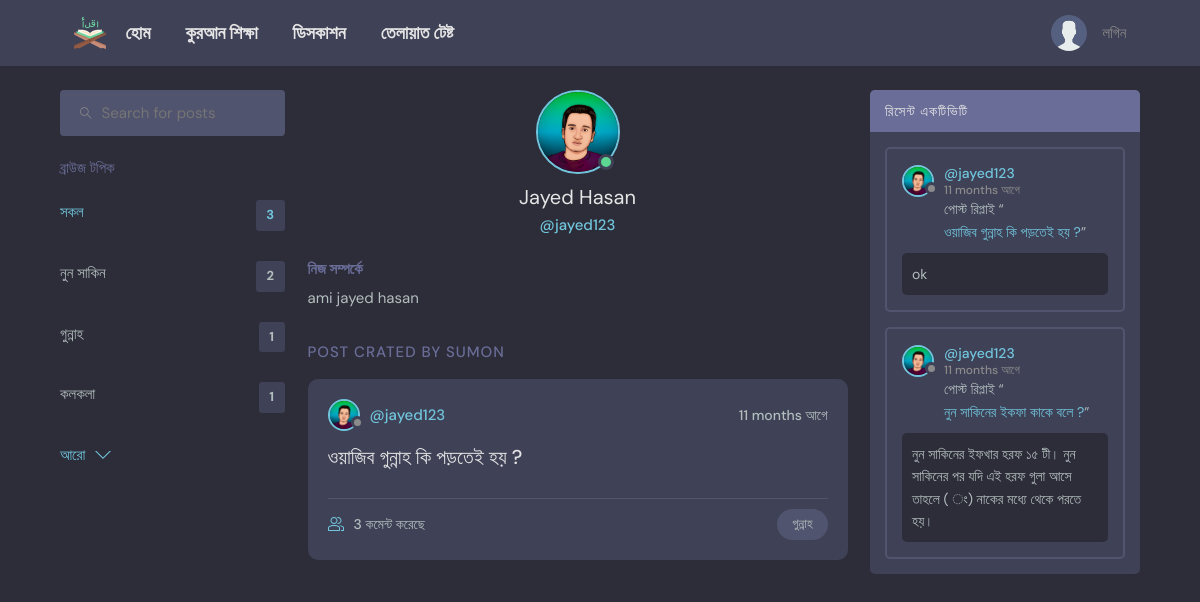
The app's page /profile/2/ with its own data.
### base/models.py (models this page shows, shortened)
class Topic(models.Model):
    name = models.CharField(max_length=200)

class User(AbstractUser):
    name = models.CharField(max_length=200, null=True)
    email = models.EmailField(unique=True, null=True)
    bio = models.TextField(null=True)
    avatar = models.ImageField(null=True, default="avatar.svg")
    USERNAME_FIELD = 'email' # jokhn admin e dhukte jabo eta off kore dibo
    REQUIRED_FIELDS = []

class Room(models.Model):
    host = models.ForeignKey(User, on_delete=models.SET_NULL, null=True)
    topic = models.ForeignKey(Topic, on_delete=models.SET_NULL, null=True)
    name = models.CharField(max_length=200)
    description = models.TextField(null=True, blank=True)
    participants = models.ManyToManyField(User, related_name='participants', blank=True)
    updated = models.DateTimeField(auto_now=True)
    created = models.DateTimeField(auto_now_add=True)
    class Meta:
        ordering = ['-updated', '-created']
    def __str__(self):
        return self.name

class Message(models.Model):
    user = models.ForeignKey(User, on_delete=models.CASCADE)
    room = models.ForeignKey(Room, on_delete=models.CASCADE)
    body = models.TextField()
    updated = models.DateTimeField(auto_now=True)
    created = models.DateTimeField(auto_now_add=True)
    class Meta:
        ordering = ['-updated', '-created']

### base/views.py (the view)
# urls.py: path('profile/<str:pk>/', views.userProfile, name="user-profile"),
def userProfile(request, pk):
    user = User.objects.get(id=pk)
    rooms = user.room_set.all()
    room_messages = user.message_set.all()
    topics = Topic.objects.all()
    context = {'user': user, 'rooms': rooms,
               'room_messages': room_messages, 'topics': topics}
    return render(request, 'base/profile.html', context)

### base/templates/base/profile.html (shortened to what this page needs)
{% extends 'main.html' %}
{% block content %}
<main class="profile-page layout layout--3">
  <div class="container">
    {% include 'base/topics_component.html' %}
    <div class="roomList">
      <div class="profile">
        <div class="profile__avatar">
          <div class="avatar avatar--large active">
            <img src="{{user.avatar.url}}" />
          </div>
        </div>
        <div class="profile__info">
          <h3>{{user.name}}</h3>
          <p>@{{user.username}}</p>
        </div>
        <div class="profile__about">
          <h3>নিজ সম্পর্কে</h3>
          <p>
            {{user.bio}}
          </p>
        </div>
      </div>
      <div class="roomList__header">
        <div>
          <h2>post crated by sumon</a>
          </h2>
        </div>
      </div>
      {% include 'base/feed_component.html' %}
    </div>
    {% include 'base/activity_component.html' %}
  </div>
</main>
{% endblock content %}

### templates/main.html (shortened to what this page needs)
<!DOCTYPE html>
{% load static %}
<html lang="en">
<head>
    <link rel="stylesheet" href="{% static 'styles/style.css' %}" />
</head>
<body>
    {% include 'navbar.html' %}
    {% block content %}
    {% endblock %}
</body>
</html>

### templates/navbar.html (shortened to what this page needs)
{% load static %}
<header class="header header--loggedIn">
    <div class="container">
        <a href="{% url 'index' %}" class="header__logo">
            <img src="{% static 'images/quran.png' %}" />
            <h1 style="font-size: 120%">হোম</h1>
        </a>
        <a href="{% url 'shurur-kotha' %}" class="header__logo">
            <h1 style="font-size: 120%">কুরআন শিক্ষা</h1>
        </a>
        <a href="{% url 'home' %}" class="header__logo">
            <h1 style="font-size: 120%">ডিসকাশন</h1>
        </a>
        <a href="{% url 'telawat-home' %}" class="header__logo">
            <h1 style="font-size: 120%">তেলায়াত টেষ্ট</h1>
        </a>
        <nav class="header__menu">
            {% if request.user.is_authenticated %}
            <div class="header__user">
                <a href="{% url 'update-user' %}">
                    <div class="avatar avatar--medium active">
                        <img src="{{request.user.avatar.url}}" />
                    </div>
                    <p>{{request.user.username}} <span>@{{request.user.username}}</span></p>
                </a>
                <button class="dropdown-button">
                    <svg version="1.1" xmlns="http://www.w3.org/2000/svg" width="32" height="32" viewBox="0 0 32 32">
                        <title>chevron-down</title>
                        <path d="M16 21l-13-13h-3l16 16 16-16h-3l-13 13z"></path>
                    </svg>
                </button>
            </div>
            {% else %}
            <a href="{% url 'login' %}">
                <img src="{% static 'images/avatar.svg' %}" />
                <p>লগিন</p>
            </a>
            {% endif %}
        </nav>
    </div>
</header>

### base/templates/base/topics_component.html (shortened to what this page needs)
<div class="topics">
    <div class="topics__header">
        <form class="header__search" method="GET" action="{% url 'home' %}">
            <label>
                <input name="q" placeholder="Search for posts" />
            </label>
        </form>
    </div>
    <div class="topics__header">
        <h2>ব্রাউজ টপিক</h2>
    </div>
    <ul class="topics__list">
        <li>
            <a href="{% url 'home' %}" class="active">সকল <span>{{topics.count}}</span></a>
        </li>
        {% for topic in topics %}
        <li>
            <a href="{% url 'home' %}?q={{topic.name}}">{{topic.name}}<span>{{topic.room_set.all.count}}</span></a>
        </li>
        {% endfor %}
    </ul>
    <a class="btn btn--link" href="{% url 'topics' %}">
        আরো
        <svg version="1.1" xmlns="http://www.w3.org/2000/svg" width="32" height="32" viewBox="0 0 32 32">
            <title>chevron-down</title>
            <path d="M16 21l-13-13h-3l16 16 16-16h-3l-13 13z"></path>
        </svg>
    </a>
</div>

### base/templates/base/feed_component.html (shortened to what this page needs)
{% for room in rooms %}
<div class="roomListRoom">
    <div class="roomListRoom__header">
        <a href="{% url 'user-profile' room.host.id %}" class="roomListRoom__author">
            <div class="avatar avatar--small">
                <img src="{{room.host.avatar.url}}" />
            </div>
            <span>@{{room.host.username}}</span>
        </a>
        <div class="roomListRoom__actions">
            <span>{{room.created|timesince}} আগে</span>
        </div>
    </div>
    <div class="roomListRoom__content">
        <a href="{% url 'room' room.id %}">{{room.name}}</a>
    </div>
    <div class="roomListRoom__meta">
        <a href="{% url 'room' room.id %}" class="roomListRoom__joined">
            {{room.participants.all.count}} কমেন্ট করেছে
        </a>
        <p class="roomListRoom__topic">{{room.topic.name}}</p>
    </div>
</div>
{% endfor %}

### base/templates/base/activity_component.html (shortened to what this page needs)
<div class="activities">
    <div class="activities__header">
        <h2>রিসেন্ট একটিভিটি</h2>
    </div>
    {% for message in room_messages %}
    <div class="activities__box">
        <div class="activities__boxHeader roomListRoom__header">
            <a href="{% url 'user-profile' message.user.id %}" class="roomListRoom__author">
                <div class="avatar avatar--small">
                    <img src="{{message.user.avatar.url}}" />
                </div>
                <p>
                    @{{message.user.username}}
                    <span>{{message.created|timesince}} আগে</span>
                </p>
            </a>
        </div>
        <div class="activities__boxContent">
            <p>পোস্ট রিপ্লাই “<a href="{% url 'room' message.room.id %}">{{message.room}}</a>”</p>
            <div class="activities__boxRoomContent">{{message.body}}</div>
        </div>
    </div>
    {% endfor %}
</div>

### records on screen
Topic: name "নুন সাকিন", room_set.all.count "2"
Topic: name "গুন্নাহ", room_set.all.count "1"
Topic: name "কলকলা", room_set.all.count "1"
User: avatar (picture), name "Jayed Hasan", username "jayed123", bio "ami jayed hasan"
Room: host.avatar (picture), host.username "jayed123", created "11 months", name "ওয়াজিব গুন্নাহ কি পড়তেই হয় ?", participants.all.count "3", topic.name "গুন্নাহ"
Message: user.avatar (picture), user.username "jayed123", created "11 months", room "ওয়াজিব গুন্নাহ কি পড়তেই হয় ?", body "ok"
Message: user.avatar (picture), user.username "jayed123", created "11 months", room "নুন সাকিনের ইকফা কাকে বলে ?", body "নুন সাকিনের ইফখার হরফ ১৫ টী। নুন সাকিনের পর যদি এই হরফ গুলা আসে তাহলে ( ং) নাকের মধ্যে থেকে পরতে হয়।"

### other values on screen
{{ topics.count }} "3"
